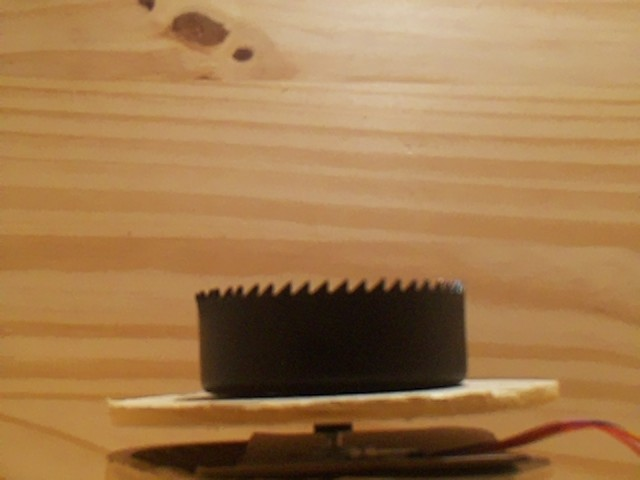
#> input picture Sample_Data/Hole_Lit/test0.jpg, 640 x 480 px, found by its file name
$ python final.py
#> lines starting #> are read from the running program, lines starting #| are printed output that depends on the picture; after the words box and inside, x2 and y2 are one past the last pixel; in counts of white or black regions, pixels touching at a corner belong together
import cv2 as cv
import open3d as o3d
import numpy as np
import sys


img = cv.imread(f'sample_data/masking_tape/test0.jpg', cv.IMREAD_GRAYSCALE)
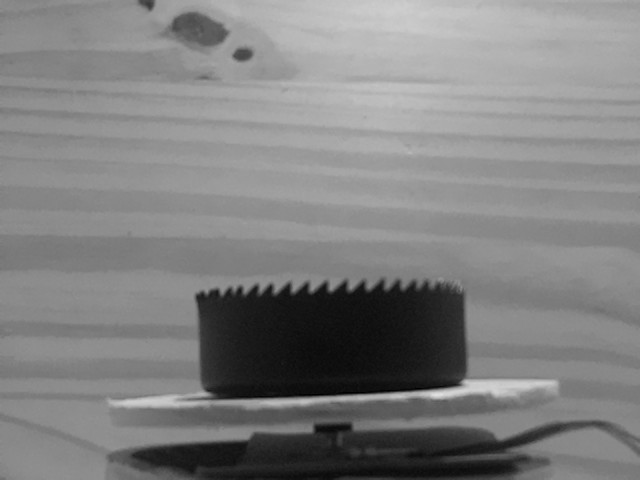
#> img: shape (480, 640); min 0, max 225, mean 128.2
assert img is not None, "file could not be read, check with os.path.exists()"

ret,th1 = cv.threshold(img,125,255,cv.THRESH_BINARY)
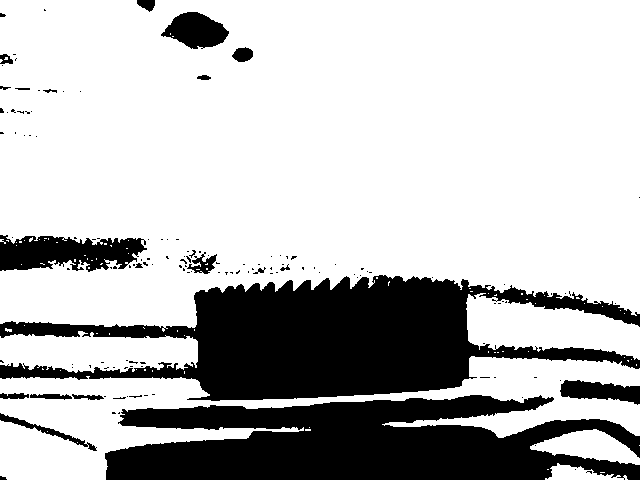
#> th1: shape (480, 640); 74.2% white; 138 black regions (117 under 20 px), largest, box (x1, y1, x2, y2) and area: (0, 275, 640, 401) 38527, (105, 395, 640, 480) 31637, (0, 235, 147, 272) 3773

miny = 0
minflag = False
i = 0
c = 0

while(i < len(th1[0])): #finds y coordinate where top reference laser is shining
    while(c < len(th1)):
        #print(i,c)
        if(th1[c][i] == 255):
            if(i > miny):
                miny = i
                #print(c, i)
                minflag = True
                #print(i,c)

        c += 1
    if(minflag == True):
        break

    c = 0
    i += 1
#> this loop made 2 passes
#> (c, i) on pass 1: (0, 1)
#> after the loop, i = 1; minflag = True; miny = 1

c = len(th1)
#> c = 480
print(c)
#| 480
print("miny", miny)
#| miny 1


ret,th1 = cv.threshold(img,125,255,cv.THRESH_BINARY)
maxy = 480
maxflag = False
i = len(th1[0]) - 1
#> i = 639
c = 0
while(i != 0): #finds y coordinate where bottom reference laser is shining
    while(c < len(th1)):
        if(th1[c][i] == 255):
            if(c < maxy):
                maxy = c
                maxflag = True

        c += 1
    if(maxflag == True):
        break

    c = 0
    i -= 1
#> this loop made 1 pass
#> after the loop, i = 639; maxflag = True; maxy = 0
print("maxy", maxy)
#| maxy 0

ct = 0
combined_pc = np.empty((0, 3))
angle_offset = .05
x_offset = 0
y_offset = 0
for img_no in range(0, 127):
    img = cv.imread(f'sample_data/masking_tape/test{img_no}.jpg', cv.IMREAD_GRAYSCALE)
    assert img is not None, "file could not be read, check with os.path.exists()"

    ret,th1 = cv.threshold(img,200,255,cv.THRESH_BINARY) #filtering image by brightness
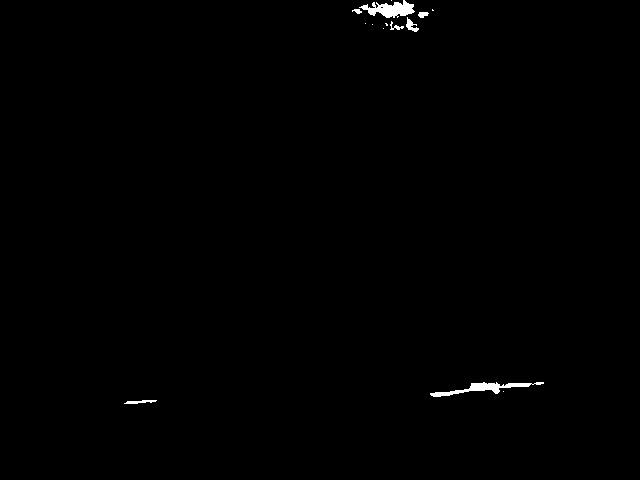
#> th1: shape (480, 640); 0.45% white; 14 white regions (7 under 20 px), largest, box (x1, y1, x2, y2) and area: (359, 0, 415, 18) 547, (430, 382, 544, 397) 533, (406, 17, 419, 32) 88


    i = 0
    c = 0
    z = 0

    arr = []
    temp = []
    #miny = 480
    maxx = 0
    max = 0


    i = 0
    c = 0
    while(i < len(th1)): #finds x coordinate where bottom reference laser is shining
        while(c < len(th1[0])):
           if(th1[i][c] >= 175):
                if(i > max):
                    max = 640 - c#(c + 200)
                    scale = int(max * .2)
                    maxx = 640 - (c - (scale)) #image is 640 pixels wide, c is the x value (the loop condition is kind of weird)
                    # [4 lines of commented-out code are left out]
           c += 1


        c = 0
        i += 1
#> after the loop, i = 480; max = 498; maxx = 597; scale = 99


    i = 0
    c = 0
    while(i < len(th1)): #going through all pixels detected by brightness
        while(c < len(th1[0])):
            if(th1[i][c] == 255):


                if((i < maxy and i > miny)): #and (c < maxx_bounds and c > minx)): #440 is the bottom laser height
                    temp = [0, maxx-c, i] #x is 0 so the object is rotating around the same area
                    arr.append(temp)      #the depth is based on the x pixel value with reference to where
                                          #the bottom laser (reference laser) is


            c += 1

        c = 0
        i += 1
#> after the loop, arr = []; i = 480

    i = 0
    avg = 0


    i = 0


    pc = np.array(arr)
#> pc = empty array
#> (the run stopped early here; a loop or call above may not have finished)
